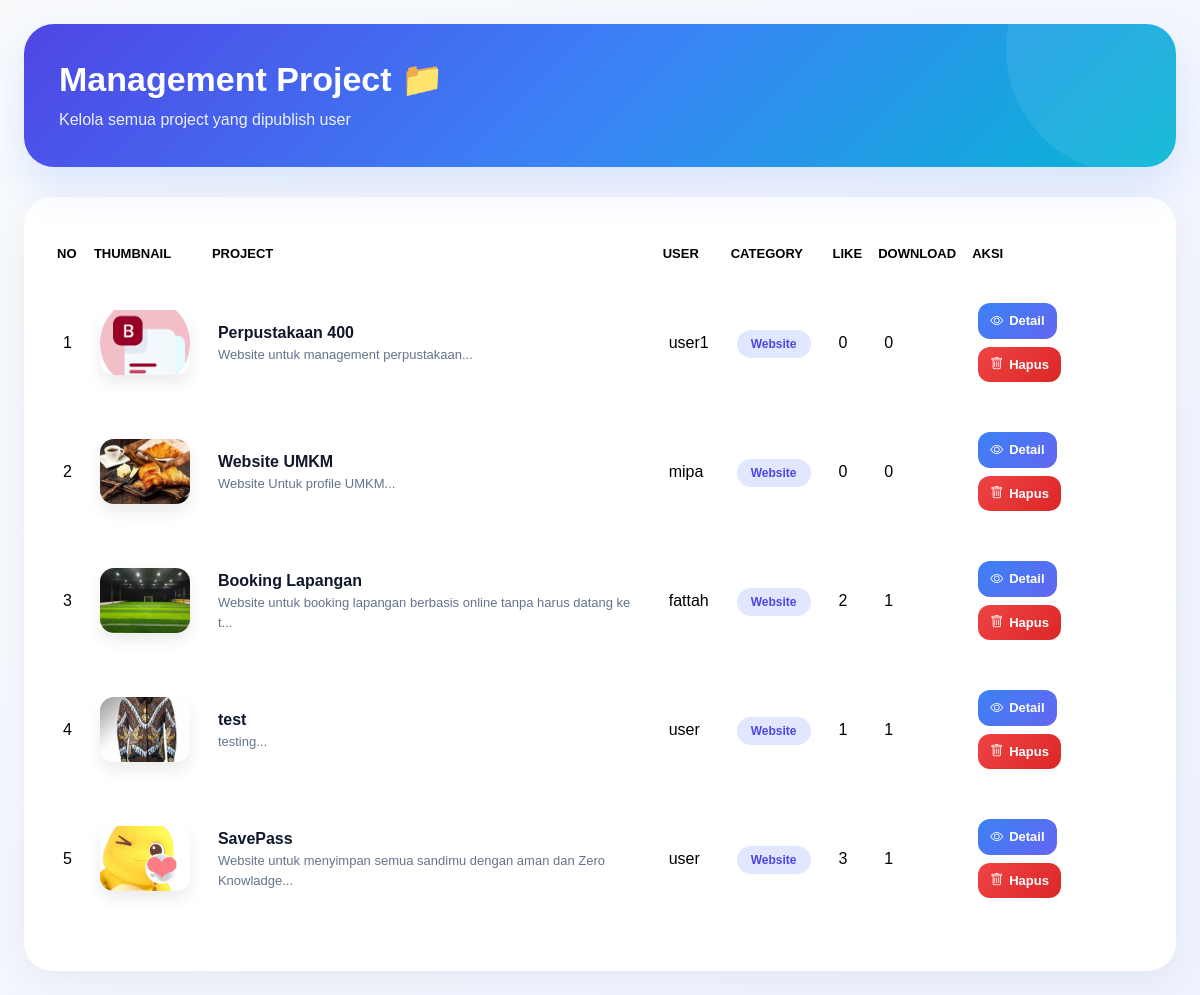
Screenshot of /admin/manage-project.php with the database file from the repository.
### tables this page shows
CREATE TABLE `projects` (
  `id` int(11) NOT NULL,
  `user_id` int(11) NOT NULL,
  `category_id` int(11) NOT NULL,
  `title` varchar(255) NOT NULL,
  `description` text NOT NULL,
  `tech_stack` varchar(255) DEFAULT NULL,
  `image` varchar(255) DEFAULT NULL,
  `zip_file` varchar(255) DEFAULT NULL,
  `demo_link` varchar(255) DEFAULT NULL,
  `likes_count` int(11) DEFAULT 0,
  `download_count` int(11) DEFAULT 0,
  `status` enum('published','private','deleted') DEFAULT 'published',
  `created_at` timestamp NOT NULL DEFAULT current_timestamp(),
  `updated_at` timestamp NOT NULL DEFAULT current_timestamp() ON UPDATE current_timestamp()
);

CREATE TABLE `users` (
  `id` int(11) NOT NULL,
  `username` varchar(100) NOT NULL,
  `password` varchar(255) NOT NULL,
  `role` enum('admin','user') DEFAULT 'user',
  `bio` text DEFAULT NULL,
  `profile_picture` varchar(255) DEFAULT 'default.png',
  `banned_until` datetime DEFAULT NULL,
  `ban_reason` text DEFAULT NULL,
  `created_at` timestamp NOT NULL DEFAULT current_timestamp()
);

CREATE TABLE `categories` (
  `id` int(11) NOT NULL,
  `category_name` varchar(100) NOT NULL,
  `created_at` timestamp NOT NULL DEFAULT current_timestamp()
);

### admin/manage-project.php (the view, shortened to what this page needs)
<?php
include 'koneksi.php';
$query = mysqli_query($conn, "
    SELECT
        projects.*,
        users.username,
        categories.category_name
    FROM projects
    JOIN users
    ON users.id = projects.user_id
    LEFT JOIN categories
    ON categories.id = projects.category_id
    ORDER BY projects.id DESC
");
?>
<!DOCTYPE html>
<html lang="id">
<head>
    <link href="https://cdn.jsdelivr.net/npm/bootstrap@5.3.3/dist/css/bootstrap.min.css" rel="stylesheet">
    <link rel="stylesheet" href="https://cdn.jsdelivr.net/npm/bootstrap-icons@1.11.3/font/bootstrap-icons.min.css">
</head>
<body>
    <div class="container-fluid py-4 px-4">
        <div class="page-header">
            <h3>Management Project 📁</h3>
            <p>Kelola semua project yang dipublish user</p>
        </div>
        <div class="table-box">
            <div class="table-responsive">
                <table class="table align-middle w-100">
                    <thead>
                        <tr>
                            <th>No</th>
                            <th>Thumbnail</th>
                            <th>Project</th>
                            <th>User</th>
                            <th>Category</th>
                            <th>Like</th>
                            <th>Download</th>
                            <th>Aksi</th>
                        </tr>
                    </thead>
                    <tbody>
                        <?php $no = 1;
                        while ($data = mysqli_fetch_assoc($query)) : ?>
                            <tr>
                                <td><?= $no++; ?></td>
                                <td>
                                    <img src="../user/uploads/thumbnails/<?= htmlspecialchars($data['image']); ?>" class="thumbnail">
                                </td>
                                <td>
                                    <div class="project-title">
                                        <?= htmlspecialchars($data['title']); ?>
                                    </div>
                                    <div class="project-desc">
                                        <?= substr(htmlspecialchars($data['description']), 0, 70); ?>...
                                    </div>
                                </td>
                                <td>
                                    <?= htmlspecialchars($data['username']); ?>
                                </td>
                                <td>
                                    <?php if (!empty($data['category_name'])): ?>
                                        <span class="badge-modern badge-cat">
                                            <?= htmlspecialchars($data['category_name']); ?>
                                        </span>
                                    <?php else: ?>
                                        <span class="badge bg-secondary">No Category</span>
                                    <?php endif; ?>
                                </td>
                                <td><?= $data['likes_count']; ?></td>
                                <td><?= $data['download_count']; ?></td>
                                <td>
                                    <div class="action-box">
                                        <button
                                            class="btn-modern btn-detail detail-btn"
                                            data-bs-toggle="modal"
                                            data-bs-target="#detailModal"
                                            data-title="<?= htmlspecialchars($data['title']); ?>"
                                            data-description="<?= htmlspecialchars($data['description']); ?>"
                                            data-category="<?= htmlspecialchars($data['category_name']); ?>"
                                            data-user="<?= htmlspecialchars($data['username']); ?>"
                                            data-tech="<?= htmlspecialchars($data['tech_stack']); ?>"
                                            data-image="<?= htmlspecialchars($data['image']); ?>"
                                            data-zip="<?= htmlspecialchars($data['zip_file']); ?>"
                                            data-demo="<?= htmlspecialchars($data['demo_link']); ?>"
                                            data-likes="<?= $data['likes_count']; ?>"
                                            data-download="<?= $data['download_count']; ?>">
                                            <i class="bi bi-eye"></i>
                                            Detail
                                        </button>
                                        <a
                                            href="manage-project.php?hapus=<?= $data['id']; ?>"
                                            class="btn-modern btn-delete"
                                            onclick="return confirm('Yakin ingin menghapus project ini?')">
                                            <i class="bi bi-trash"></i>
                                            Hapus
                                        </a>
                                    </div>
                                </td>
                            </tr>
                        <?php endwhile; ?>
                    </tbody>
                </table>
            </div>
        </div>
    </div>
</body>
</html>

### admin/manage-project.php (style rules this page uses)
body { background: linear-gradient(to bottom right, #f8fafc, #eef2ff); font-family: 'Poppins', sans-serif; }
.page-header { background: linear-gradient(135deg, #4f46e5, #3b82f6, #06b6d4); color: white; padding: 35px; border-radius: 30px; position: relative; overflow: hidden; box-shadow: 0 20px 40px rgba(59, 130, 246, .15); margin-bottom: 30px; }
.page-header::before { content: ''; position: absolute; width: 250px; height: 250px; border-radius: 50%; background: rgba(255, 255, 255, .08); top: -100px; right: -80px; }
.page-header h3 { font-weight: 800; font-size: 34px; }
.page-header p { margin: 0; opacity: .9; }
.table-box { background: white; border-radius: 28px; padding: 25px; box-shadow: 0 10px 35px rgba(0, 0, 0, .05); }
table { border-collapse: separate; border-spacing: 0 14px; }
table thead th { border: none !important; color: #64748b; font-weight: 700; font-size: 13px; text-transform: uppercase; }
table tbody tr { background: #f8fafc; transition: .25s ease; }
table tbody td { border: none !important; padding: 18px 14px !important; vertical-align: middle; }
table tbody tr td:first-child { border-top-left-radius: 18px; border-bottom-left-radius: 18px; }
table tbody tr td:last-child { border-top-right-radius: 18px; border-bottom-right-radius: 18px; }
.thumbnail { width: 90px; height: 65px; object-fit: cover; border-radius: 14px; box-shadow: 0 8px 15px rgba(0, 0, 0, .08); }
.project-title { font-weight: 700; color: #0f172a; }
.project-desc { font-size: 13px; color: #64748b; }
.badge-modern { padding: 7px 14px; border-radius: 50px; font-size: 12px; font-weight: 600; }
.badge-cat { background: #e0e7ff; color: #4f46e5; }
.action-box { display: flex; gap: 8px; flex-wrap: wrap; }
.btn-modern { border: none; border-radius: 12px; padding: 8px 12px; font-size: 13px; font-weight: 600; display: flex; align-items: center; gap: 6px; transition: .25s ease; text-decoration: none; }
.btn-detail { background: linear-gradient(135deg, #3b82f6, #6366f1); color: white; }
.btn-delete { background: linear-gradient(135deg, #ef4444, #dc2626); color: white; }

### rows the page displays
projects: image (picture), title "Perpustakaan 400", description "Website untuk management perpustakaan", user.username "user1", category.category_name "Website", likes_count "0", download_count "0"
projects: image (picture), title "Website UMKM", description "Website Untuk profile UMKM", user.username "mipa", category.category_name "Website", likes_count "0", download_count "0"
projects: image (picture), title "Booking Lapangan", description "Website untuk booking lapangan berbasis online tanpa harus datang ke t", user.username "fattah", category.category_name "Website", likes_count "2", download_count "1"
projects: image (picture), title "test", description "testing", user.username "user", category.category_name "Website", likes_count "1", download_count "1"
projects: image (picture), title "SavePass", description "Website untuk menyimpan semua sandimu dengan aman dan Zero Knowladge", user.username "user", category.category_name "Website", likes_count "3", download_count "1"
